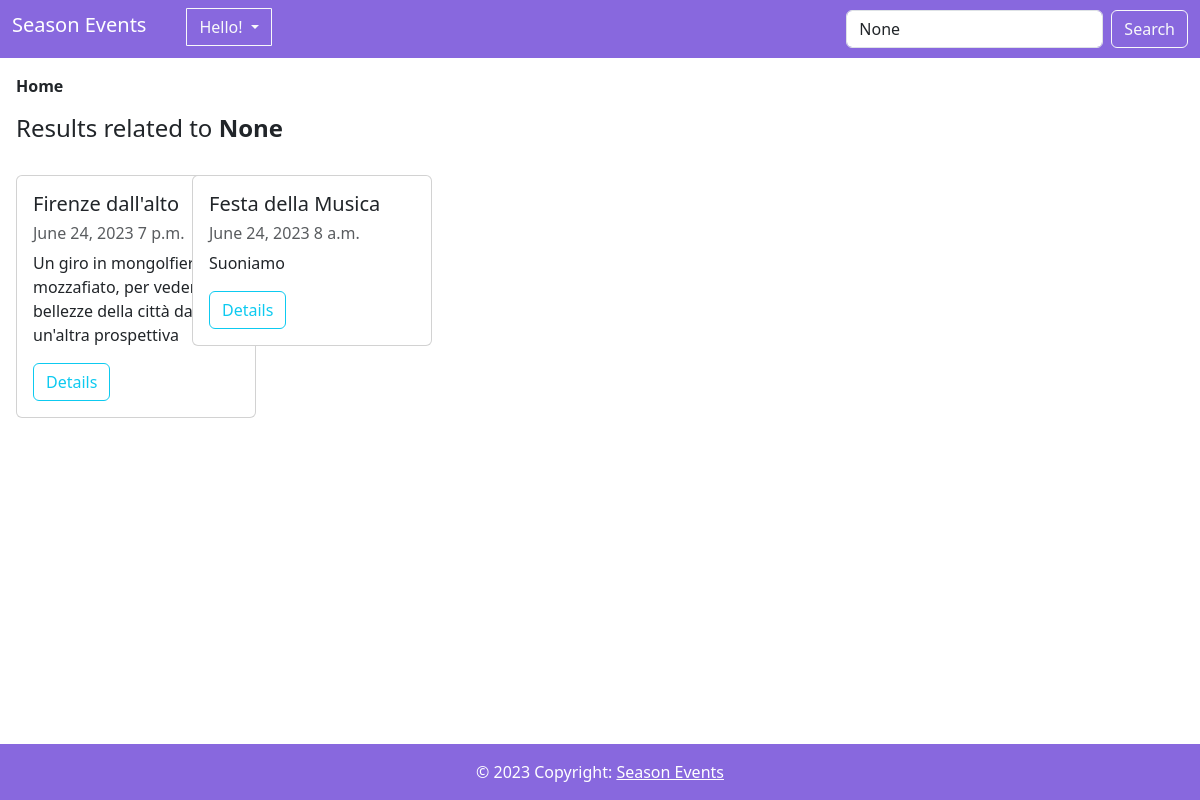
The app's page /search/ with its own data.
### event/models.py (models this page shows, shortened)
class Event(models.Model):
    title = models.CharField(max_length=100, primary_key=True)
    description = models.TextField()
    date = models.DateField()
    time = models.TimeField(default=datetime.time)
    location = models.CharField(max_length=100)
    program = models.TextField(default='Not Available')
    ticket_price = models.DecimalField(max_digits=8, decimal_places=2, default=0)
    image = models.ImageField(upload_to=event_image_upload_path, null=True, blank=True)
    category = models.ManyToManyField('EventCategory')
    participants = models.ManyToManyField(User, related_name="events_participants")
    creator = models.ForeignKey(User, on_delete=models.CASCADE, related_name='events_created')
    max_seats = models.PositiveIntegerField()
    available_seats = models.PositiveIntegerField()

### event/views.py (the view)
# urls.py: path('search/', views.event_search, name='event_search'),
def event_search(request):
    query = request.GET.get('query')
    events = Event.objects.all()
    if query:
        events = events.filter(title__icontains=query) | events.filter(category__name__icontains=query)
    return render(request, 'event_search.html', {'events': events, 'query': query})

### templates/event_search.html (shortened to what this page needs)
{% extends "base.html" %}
{% block content %}
    <h4 class="mx-3 my-3">Results related to <b>{{ query }}</b></h4>
    <div class="d-flex justify-content-start mx-3 flex-wrap">
        {% if events %}
            <div class="row ml-3">
                {% for event in events %}
                <div class="col-xs-12 col-sm-6 col-lg-4 mt-3">
                    <div class="card" style="width: 15rem;">
                        <div class="card-body">
                            <h5 class="card-title">
                                {{ event.title }}
                            </h5>
                            <h6 class="sub-title mb-2 text-body-secondary">{{ event.date }} {{ event.time }}</h6>
                            <p class="card-descr">
                                {{ event.description }}
                            </p>
                            <a href="{% url 'event:event_detail' title=event.title %}" class="btn btn-outline-info">
                                Details</a>
                        </div>
                    </div>
                </div>
                {% endfor %}
            </div>
        {% else %}
            <p> <b>No events found.</b></p>
        {% endif %}
    </div>
{% endblock %}

### templates/base.html (style rules this page uses)
body { margin-bottom: 60px; }

### records on screen
Event: title "Firenze dall'alto", date "June 24, 2023", time "7 p.m.", description "Un giro in mongolfiera mozzafiato, per vedere le bellezze della città da un'altra prospettiva"
Event: title "Festa della Musica", date "June 24, 2023", time "8 a.m.", description "Suoniamo"

### other values on screen
{{ query }} "None"
